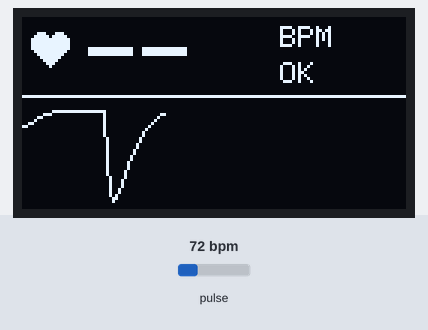
Bench run of a sketch on a simulated ESP32-S3. Parts: 128×64 one-colour display. The test bench sets the inputs (shaded band); at power-on: pulse 72 bpm. What the sketch prints to the serial monitor is not drawn.

Above: at 1.4 s.
1.5 s: pulse set to 100 bpm
At 4.28 s:
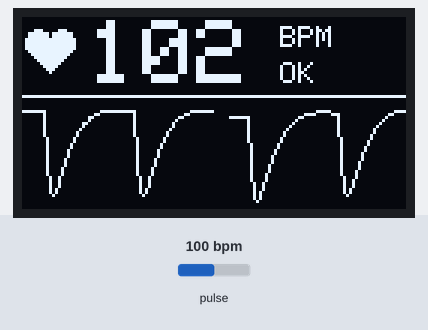
4.5 s: pulse set to 42 bpm
At 4.92 s:
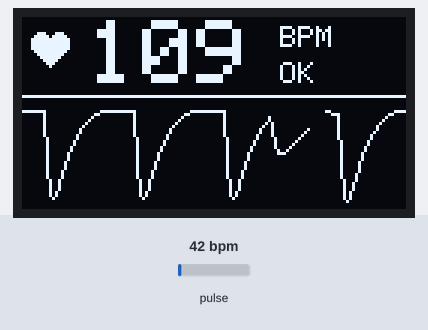
6.2 s: pulse set to 70 bpm
At 6.52 s:
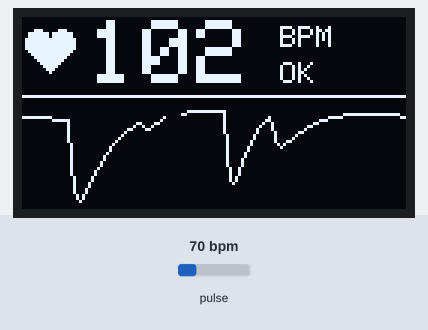
Timing chart, 0 to 9.2 s (numbered marks = the images above; inputs shaded):
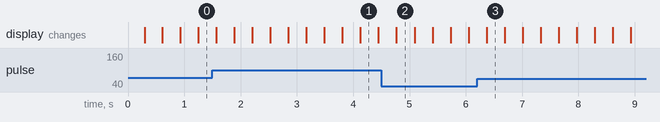

The sketch:

arduino_monitor.ino
```cpp
/*
 * arduino_monitor - PPG streamer with a live heart monitor on a 0.96" OLED
 *
 * Hardware : ESP32-S3 board + MAX30102 (I2C) + optional SSD1306 128x64 OLED (I2C)
 * Libraries (Arduino Library Manager):
 *            "SparkFun MAX3010x Pulse and Proximity Sensor Library"
 *            "Adafruit SSD1306"   and   "Adafruit GFX Library"
 *            (BeatDetector.h lies next to this file, nothing to install)
 * Board    : Arduino core "esp32 by Espressif Systems", e.g. "ESP32S3 Dev Module"
 *
 * What it does
 *   1. Reads the sensor at 100 samples/s (400 sps, 4x on-chip averaging, 18 bit).
 *   2. Shows on the OLED, like a hospital monitor: heart-rate number, a heart
 *      that flashes on every beat, and the scrolling pulse waveform.
 *   3. Sends the measurements over USB serial. SERIAL_MODE selects the format:
 *        0  CSV for recording (default): sample_index,device_us,ir,red,marker
 *           plus one "# HR ..." comment line per second
 *        1  readable text, 10 lines/s:   IR=52822 RED=58361 PULSE=-12 BPM=72 ...
 *        2  numbers for Tools > Serial Plotter:  Pulse:-12,BPM:72
 *
 *   Serial Monitor must be set to 115200 baud. Close it before running
 *   scripts/record_serial.py: only one program can use the port.
 *
 *   The OLED is optional: if it is not found at OLED_ADDRESS the sketch keeps
 *   running and streaming without it.
 *
 *   In mode 0, sample_index counts every sample including those lost in the
 *   sensor FIFO, device_us is the board clock when the line was sent, and
 *   marker is 1 on the first sample after the BOOT button was pressed (press
 *   it at every inhalation to record the breathing reference).
 *
 * The heart rate on the screen comes from a simple detector (BeatDetector.h)
 * meant for display only; the research analysis uses the raw stream.
 * This is not a medical device.
 *
 * STATUS: written against the MAX30102 datasheet and the public APIs of the
 * SparkFun and Adafruit libraries; the detector is tested on a PC. The sketch
 * itself has not been compiled or run on a board by the repository authors.
 */

#include <Arduino.h>
#include <Wire.h>
#include <Adafruit_GFX.h>
#include <Adafruit_SSD1306.h>
#include "MAX30105.h"
#include "BeatDetector.h"

// ------------------------------------------------------------ settings
#define SERIAL_MODE 0                  // 0 = CSV, 1 = readable text, 2 = Serial Plotter

static const int PIN_I2C_SDA = 8;      // shared by the sensor and the OLED
static const int PIN_I2C_SCL = 9;
static const int PIN_MARKER = 0;       // BOOT button (GPIO0, active low)

static const uint8_t OLED_ADDRESS = 0x3C;   // some modules use 0x3D
static const int OLED_W = 128;
static const int OLED_H = 64;
static const uint32_t DRAW_INTERVAL_MS = 40;  // 25 frames/s

static const uint32_t SERIAL_BAUD = 115200;

static const uint8_t MAX30102_ADDRESS = 0x57;
static const uint8_t REG_OVF_COUNTER = 0x05;
static const uint8_t LED_CURRENT = 0x1F;      // about 6 mA; raise for a weak pulse, lower if saturated
static const uint8_t SAMPLE_AVERAGE = 4;
static const uint8_t LED_MODE = 2;            // red + IR
static const int SAMPLE_RATE_SPS = 400;
static const int PULSE_WIDTH_US = 411;
static const int ADC_RANGE_NA = 4096;
static const int OUTPUT_RATE_HZ = SAMPLE_RATE_SPS / SAMPLE_AVERAGE;  // 100

// Finger detection on the IR level. Read the IR value with and without a
// finger in SERIAL_MODE 1 and move these two numbers between them.
static const uint32_t FINGER_ON = 20000;
static const uint32_t FINGER_OFF = 12000;
static const float WEAK_PULSE = 40.0f;        // pulse height (counts) below which "WEAK" is shown

static const uint32_t STALL_TIMEOUT_MS = 500;
static const uint32_t DEBOUNCE_MS = 60;
// ------------------------------------------------------------------------

MAX30105 sensor;
Adafruit_SSD1306 oled(OLED_W, OLED_H, &Wire, -1, 400000UL, 400000UL);
BeatDetector detector(OUTPUT_RATE_HZ, true);

static bool oledReady = false;
static bool sensorReady = false;
static bool fingerPresent = false;
static bool markerPending = false;
static bool buttonWasDown = false;
static uint32_t sampleIndex = 0;
static uint32_t lostSamples = 0;
static uint32_t lastSampleMs = 0;
static uint32_t lastButtonMs = 0;
static uint32_t lastDrawMs = 0;
static uint32_t lastStatusMs = 0;
static uint32_t beatFlashUntil = 0;

// Scrolling waveform: one column per two samples (about 2.6 s across the screen).
static const int GAP = 6;                     // blank columns ahead of the write position
static float wave[OLED_W];
static bool waveValid[OLED_W];
static int waveX = 0;
static float waveAcc = 0;
static int waveAccN = 0;

static void clearWave() {
  for (int i = 0; i < OLED_W; i++) waveValid[i] = false;
  waveX = 0;
  waveAcc = 0;
  waveAccN = 0;
}

static void pushWave(float v) {
  waveAcc += v;
  if (++waveAccN == 2) {
    wave[waveX] = waveAcc / 2.0f;
    waveValid[waveX] = true;
    waveX = (waveX + 1) % OLED_W;
    waveAcc = 0;
    waveAccN = 0;
  }
}

/* Two-line message in the middle of the screen. */
static void showMessage(const char *line1, const char *line2) {
  if (!oledReady) return;
  oled.clearDisplay();
  oled.setTextColor(SSD1306_WHITE);
  oled.setTextSize(1);
  oled.setCursor(4, 22);
  oled.print(line1);
  oled.setCursor(4, 36);
  oled.print(line2);
  oled.display();
}

static void drawHeart(int cx, int cy, int r) {
  oled.fillCircle(cx - r, cy, r, SSD1306_WHITE);
  oled.fillCircle(cx + r, cy, r, SSD1306_WHITE);
  oled.fillTriangle(cx - 2 * r, cy + 1, cx + 2 * r, cy + 1, cx, cy + 2 * r + 2, SSD1306_WHITE);
}

/* Top band: heart + BPM. Bottom area: scrolling pulse waveform. */
static void drawScreen() {
  oled.clearDisplay();
  oled.setTextColor(SSD1306_WHITE);

  const bool flash = millis() < beatFlashUntil;
  drawHeart(9, 8, (fingerPresent && flash) ? 4 : 3);

  oled.setTextSize(3);
  oled.setCursor(22, 1);
  if (fingerPresent && detector.bpm > 0) {
    oled.print((int)(detector.bpm + 0.5f));
  } else {
    oled.print("--");
  }
  oled.setTextSize(1);
  oled.setCursor(86, 3);
  oled.print("BPM");
  oled.setCursor(86, 15);
  if (!fingerPresent) {
    oled.print("---");
  } else if (detector.env < WEAK_PULSE) {
    oled.print("WEAK");
  } else {
    oled.print("OK");
  }
  oled.drawFastHLine(0, 26, OLED_W, SSD1306_WHITE);

  if (!fingerPresent) {
    oled.setCursor(4, 42);
    oled.print("Put finger on sensor");
  } else {
    float lo = 1e9f, hi = -1e9f;
    for (int i = 0; i < OLED_W; i++) {
      if (!waveValid[i]) continue;
      if (wave[i] < lo) lo = wave[i];
      if (wave[i] > hi) hi = wave[i];
    }
    if (hi >= lo) {
      float range = hi - lo;
      if (range < 40.0f) range = 40.0f;          // do not blow noise up to full height
      const float mid = 0.5f * (hi + lo);
      const int yTop = 29, yBottom = OLED_H - 1;
      const float yCenter = 0.5f * (yTop + yBottom);
      const float half = 0.5f * (yBottom - yTop) - 2.0f;
      int prevY = 0;
      for (int x = 0; x < OLED_W; x++) {
        int y = (int)(yCenter - (wave[x] - mid) / range * 2.0f * half);
        if (y < yTop) y = yTop;
        if (y > yBottom) y = yBottom;
        const int ahead = (x - waveX + OLED_W) % OLED_W;
        if (x > 0 && waveValid[x] && waveValid[x - 1] && ahead >= GAP) {
          oled.drawLine(x - 1, prevY, x, y, SSD1306_WHITE);
        }
        prevY = y;
      }
    }
  }
  oled.display();
}

static void pollMarkerButton() {
  const bool down = digitalRead(PIN_MARKER) == LOW;
  const uint32_t now = millis();
  if (down && !buttonWasDown && (now - lastButtonMs) > DEBOUNCE_MS) {
    markerPending = true;
    lastButtonMs = now;
  }
  buttonWasDown = down;
}

static bool startSensor() {
  if (!sensor.begin(Wire, I2C_SPEED_FAST, MAX30102_ADDRESS)) {
    return false;
  }
  sensor.setup(LED_CURRENT, SAMPLE_AVERAGE, LED_MODE, SAMPLE_RATE_SPS, PULSE_WIDTH_US, ADC_RANGE_NA);
  lastSampleMs = millis();
  return true;
}

static void printHeader() {
  Serial.println(F("# arduino_monitor 1.0 | ESP32-S3 + MAX30102"));
  Serial.print(F("# fs_nominal_hz="));
  Serial.print(OUTPUT_RATE_HZ);
  Serial.print(F(" led_current_reg=0x"));
  Serial.print(LED_CURRENT, HEX);
  Serial.print(F(" oled="));
  Serial.println(oledReady ? F("yes") : F("no"));
#if SERIAL_MODE == 0
  Serial.println(F("sample_index,device_us,ir,red,marker"));
#endif
}

/* One sample: update finger state, detector, waveform and the serial output. */
static void handleSample(uint32_t ir, uint32_t red) {
  const bool wasPresent = fingerPresent;
  if (ir > FINGER_ON) fingerPresent = true;
  if (ir < FINGER_OFF) fingerPresent = false;
  if (wasPresent && !fingerPresent) {
    detector.reset();
    clearWave();
  }
  if (fingerPresent) {
    if (detector.update((float)ir)) beatFlashUntil = millis() + 150;
    pushWave(detector.value);
  }

  const int marker = markerPending ? 1 : 0;
  markerPending = false;
#if SERIAL_MODE == 0
  Serial.print(sampleIndex);
  Serial.print(',');
  Serial.print((uint32_t)micros());
  Serial.print(',');
  Serial.print(ir);
  Serial.print(',');
  Serial.print(red);
  Serial.print(',');
  Serial.println(marker);
#elif SERIAL_MODE == 1
  if (sampleIndex % 10 == 0 || marker) {
    Serial.printf("IR=%lu RED=%lu PULSE=%d BPM=%d FINGER=%s MARK=%d\n", (unsigned long)ir, (unsigned long)red,
                  (int)detector.value, (int)(detector.bpm + 0.5f), fingerPresent ? "yes" : "no", marker);
  }
#else
  Serial.printf("Pulse:%d,BPM:%d\n", (int)detector.value, (int)(detector.bpm + 0.5f));
#endif
  sampleIndex++;
  lastSampleMs = millis();
}

static void drainFifo() {
  // Samples the chip had to drop are added to the index, so a loss shows up as
  // a gap instead of a silent time shift.
  const uint8_t overflow = sensor.readRegister8(MAX30102_ADDRESS, REG_OVF_COUNTER) & 0x1F;
  sensor.check();
  if (!sensor.available()) return;
  if (overflow > 0) {
    sampleIndex += overflow;
    lostSamples += overflow;
    Serial.print(F("# WARN fifo_overflow lost="));
    Serial.print(overflow);
    Serial.print(F(" total_lost="));
    Serial.println(lostSamples);
  }
  while (sensor.available()) {
    const uint32_t ir = sensor.getFIFOIR();
    const uint32_t red = sensor.getFIFORed();
    sensor.nextSample();
    handleSample(ir, red);
  }
}

void setup() {
  Serial.begin(SERIAL_BAUD);
  pinMode(PIN_MARKER, INPUT_PULLUP);
  Wire.begin(PIN_I2C_SDA, PIN_I2C_SCL);
  delay(200);
  // periphBegin = false: keep the Wire pins chosen above.
  oledReady = oled.begin(SSD1306_SWITCHCAPVCC, OLED_ADDRESS, true, false);
  if (!oledReady) {
    Serial.println(F("# WARN OLED not found (check SDA, SCL, VCC, GND, address 0x3C/0x3D); continuing without display"));
  }
  clearWave();
  showMessage("Heart monitor", "Starting sensor...");
}

void loop() {
  if (!sensorReady) {
    sensorReady = startSensor();
    if (!sensorReady) {
      Serial.println(F("# ERROR MAX30102 not found on I2C (check 3V3, GND, SDA, SCL); retrying"));
      showMessage("MAX30102 not found", "check the wiring");
      delay(1000);
      return;
    }
    printHeader();
  }

  pollMarkerButton();
  drainFifo();

  const uint32_t now = millis();
  if (oledReady && now - lastDrawMs >= DRAW_INTERVAL_MS) {
    lastDrawMs = now;
    drawScreen();
  }
#if SERIAL_MODE == 0
  if (now - lastStatusMs >= 1000) {
    lastStatusMs = now;
    Serial.print(F("# HR bpm="));
    Serial.print((int)(detector.bpm + 0.5f));
    Serial.print(F(" finger="));
    Serial.print(fingerPresent ? 1 : 0);
    Serial.print(F(" pulse_height="));
    Serial.println((int)detector.env);
  }
#endif

  if (millis() - lastSampleMs > STALL_TIMEOUT_MS) {
    Serial.println(F("# ERROR no samples from MAX30102; reinitialising"));
    sensorReady = false;
  }
}
```

BeatDetector.h
```cpp
/*
 * BeatDetector.h - streaming heart-beat detector for the on-device display.
 *
 * No Arduino dependencies, so it also compiles on a PC:
 * tests/test_beat_detector.py builds it with the host compiler and runs it on
 * simulated signals (tests/beat_harness.cpp).
 *
 * Call update() once per raw sample at about 100 Hz, then read bpm, beat, value.
 * This is a display aid only. The research analysis works on the raw stream.
 *
 *  1. Remove the slow level and flip the sign (MAX30102 counts fall when
 *     blood volume rises, so a heartbeat should point up).
 *  2. Smooth with a one-pole low-pass (about 5 Hz).
 *  3. A beat is a local maximum above max(MIN_PEAK, THR_FRAC * envelope), at
 *     least 0.3 s after the previous beat and, once a rhythm is known, at
 *     least 0.55 of the typical interval after it.
 *  4. bpm = 60 / mean of the last 3-5 plausible intervals.
 */
#ifndef BEAT_DETECTOR_H
#define BEAT_DETECTOR_H

#include <stdint.h>

class BeatDetector {
 public:
  static constexpr float ALPHA_DC = 0.02f;
  static constexpr float ALPHA_LP = 0.3f;
  static constexpr float DECAY = 0.9977f;
  static constexpr float THR_FRAC = 0.5f;
  static constexpr float MIN_PEAK = 15.0f;
  static constexpr float REFRACT_S = 0.30f;
  static constexpr float MAX_INTERVAL_S = 1.5f;
  static constexpr float MIN_INTERVAL_FRAC = 0.55f;
  static constexpr float WARMUP_S = 2.0f;
  static constexpr float LOST_S = 4.0f;
  static constexpr int MAX_INTERVALS = 5;

  float value;   // smoothed pulse signal, heartbeat points up (raw-count units)
  float env;     // recent peak height, a measure of signal strength
  float bpm;     // heart rate in beats/min, 0 while unknown
  bool beat;     // true on the sample at which a beat was just confirmed

  explicit BeatDetector(int sampleRateHz = 100, bool invertSignal = true)
      : value(0), env(0), bpm(0), beat(false), fs_(sampleRateHz), invert_(invertSignal) {
    reset();
  }

  /* Forget everything (call when the finger is lifted). */
  void reset() {
    n_ = 0;
    haveDc_ = false;
    dc_ = 0;
    lp_ = 0;
    p1_ = 0;
    p2_ = 0;
    env = 0;
    value = 0;
    bpm = 0;
    beat = false;
    haveBeat_ = false;
    lastBeat_ = 0;
    count_ = 0;
  }

  /* Process one raw sample. Returns true if a beat was just detected. */
  bool update(float raw) {
    beat = false;
    if (!haveDc_) {
      dc_ = raw;
      haveDc_ = true;
    }
    dc_ += (raw - dc_) * ALPHA_DC;
    float x = raw - dc_;
    if (invert_) x = -x;
    lp_ += (x - lp_) * ALPHA_LP;
    const float s = lp_;
    value = s;

    env *= DECAY;
    if (s > env) env = s;

    const float fs = (float)fs_;
    if (n_ > (uint32_t)(WARMUP_S * fs) && p1_ > p2_ && p1_ >= s) {
      float thr = THR_FRAC * env;
      if (thr < MIN_PEAK) thr = MIN_PEAK;
      if (p1_ > thr) {
        const uint32_t peakAt = n_ - 1;
        if (!haveBeat_) {
          lastBeat_ = peakAt;
          haveBeat_ = true;
        } else {
          const float gap = (float)(peakAt - lastBeat_);
          const float typical = typicalInterval();
          float floorGap = REFRACT_S * fs;
          if (typical > 0 && MIN_INTERVAL_FRAC * typical > floorGap) floorGap = MIN_INTERVAL_FRAC * typical;
          if (gap >= floorGap) {
            if (gap <= MAX_INTERVAL_S * fs) {
              push(gap);
            } else {
              count_ = 0;  // long pause: restart the rhythm
            }
            lastBeat_ = peakAt;
            beat = true;
            const float t = typicalInterval();
            bpm = t > 0 ? 60.0f * fs / t : 0.0f;
          }
        }
      }
    }

    if (haveBeat_ && (float)(n_ - lastBeat_) > LOST_S * fs) {
      haveBeat_ = false;
      count_ = 0;
      bpm = 0;
    }

    p2_ = p1_;
    p1_ = s;
    n_++;
    return beat;
  }

 private:
  int fs_;
  bool invert_;
  uint32_t n_;
  bool haveDc_;
  float dc_, lp_, p1_, p2_;
  bool haveBeat_;
  uint32_t lastBeat_;
  float intervals_[MAX_INTERVALS];
  int count_;

  void push(float gap) {
    if (count_ == MAX_INTERVALS) {
      for (int i = 1; i < MAX_INTERVALS; i++) intervals_[i - 1] = intervals_[i];
      count_--;
    }
    intervals_[count_++] = gap;
  }

  /* Mean of the stored intervals, dropping the largest and smallest when there are five. */
  float typicalInterval() const {
    if (count_ < 3) return 0;
    float v[MAX_INTERVALS];
    for (int i = 0; i < count_; i++) v[i] = intervals_[i];
    for (int i = 1; i < count_; i++) {  // insertion sort
      const float key = v[i];
      int j = i - 1;
      while (j >= 0 && v[j] > key) {
        v[j + 1] = v[j];
        j--;
      }
      v[j + 1] = key;
    }
    int from = 0, to = count_;
    if (count_ >= 5) {
      from = 1;
      to = count_ - 1;
    }
    float sum = 0;
    for (int i = from; i < to; i++) sum += v[i];
    return sum / (float)(to - from);
  }
};

#endif  // BEAT_DETECTOR_H
```
